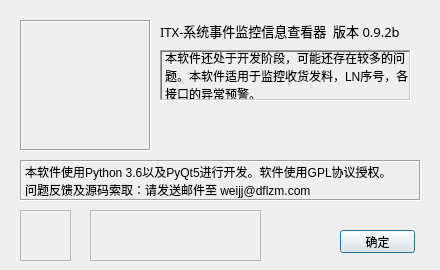
<?xml version="1.0" encoding="UTF-8"?>
<ui version="4.0">
 <class>Dialog</class>
 <widget class="QDialog" name="Dialog">
  <property name="geometry">
   <rect>
    <x>0</x>
    <y>0</y>
    <width>440</width>
    <height>270</height>
   </rect>
  </property>
  <property name="minimumSize">
   <size>
    <width>440</width>
    <height>270</height>
   </size>
  </property>
  <property name="maximumSize">
   <size>
    <width>440</width>
    <height>270</height>
   </size>
  </property>
  <property name="windowTitle">
   <string>关于本软件</string>
  </property>
  <widget class="QLabel" name="label">
   <property name="geometry">
    <rect>
     <x>20</x>
     <y>20</y>
     <width>131</width>
     <height>131</height>
    </rect>
   </property>
   <property name="frameShape">
    <enum>QFrame::Box</enum>
   </property>
   <property name="frameShadow">
    <enum>QFrame::Sunken</enum>
   </property>
   <property name="text">
    <string/>
   </property>
   <property name="pixmap">
    <pixmap resource="aboutRcc.qrc">:/pic/image/about2.jpg</pixmap>
   </property>
   <property name="scaledContents">
    <bool>true</bool>
   </property>
  </widget>
  <widget class="QLabel" name="label_2">
   <property name="geometry">
    <rect>
     <x>160</x>
     <y>20</y>
     <width>271</width>
     <height>21</height>
    </rect>
   </property>
   <property name="font">
    <font>
     <family>微软雅黑</family>
     <pointsize>10</pointsize>
    </font>
   </property>
   <property name="text">
    <string>ITX-系统事件监控信息查看器  版本 0.9.2b</string>
   </property>
  </widget>
  <widget class="QLabel" name="label_3">
   <property name="geometry">
    <rect>
     <x>20</x>
     <y>160</y>
     <width>401</width>
     <height>41</height>
    </rect>
   </property>
   <property name="frameShape">
    <enum>QFrame::Box</enum>
   </property>
   <property name="frameShadow">
    <enum>QFrame::Sunken</enum>
   </property>
   <property name="text">
    <string>本软件使用Python 3.6以及PyQt5进行开发。软件使用GPL协议授权。              问题反馈及源码索取：请发送邮件至 weijj@dflzm.com</string>
   </property>
   <property name="scaledContents">
    <bool>true</bool>
   </property>
   <property name="wordWrap">
    <bool>true</bool>
   </property>
  </widget>
  <widget class="QLabel" name="label_4">
   <property name="geometry">
    <rect>
     <x>20</x>
     <y>210</y>
     <width>51</width>
     <height>51</height>
    </rect>
   </property>
   <property name="frameShape">
    <enum>QFrame::StyledPanel</enum>
   </property>
   <property name="text">
    <string/>
   </property>
   <property name="pixmap">
    <pixmap resource="aboutRcc.qrc">:/pic/image/about1.jpg</pixmap>
   </property>
   <property name="scaledContents">
    <bool>true</bool>
   </property>
  </widget>
  <widget class="QPushButton" name="pushButton">
   <property name="geometry">
    <rect>
     <x>340</x>
     <y>230</y>
     <width>75</width>
     <height>23</height>
    </rect>
   </property>
   <property name="text">
    <string>确定</string>
   </property>
  </widget>
  <widget class="QLabel" name="label_5">
   <property name="geometry">
    <rect>
     <x>90</x>
     <y>210</y>
     <width>171</width>
     <height>51</height>
    </rect>
   </property>
   <property name="frameShape">
    <enum>QFrame::StyledPanel</enum>
   </property>
   <property name="text">
    <string/>
   </property>
   <property name="pixmap">
    <pixmap resource="aboutRcc.qrc">:/pic/image/公司LOGO-透明.png</pixmap>
   </property>
   <property name="scaledContents">
    <bool>true</bool>
   </property>
  </widget>
  <widget class="QLabel" name="label_6">
   <property name="geometry">
    <rect>
     <x>160</x>
     <y>50</y>
     <width>251</width>
     <height>51</height>
    </rect>
   </property>
   <property name="frameShape">
    <enum>QFrame::WinPanel</enum>
   </property>
   <property name="frameShadow">
    <enum>QFrame::Sunken</enum>
   </property>
   <property name="text">
    <string>本软件还处于开发阶段，可能还存在较多的问题。本软件适用于监控收货发料，LN序号，各接口的异常预警。</string>
   </property>
   <property name="wordWrap">
    <bool>true</bool>
   </property>
  </widget>
 </widget>
 <resources>
  <include location="aboutRcc.qrc"/>
 </resources>
 <connections>
  <connection>
   <sender>pushButton</sender>
   <signal>clicked()</signal>
   <receiver>Dialog</receiver>
   <slot>close()</slot>
   <hints>
    <hint type="sourcelabel">
     <x>413</x>
     <y>291</y>
    </hint>
    <hint type="destinationlabel">
     <x>322</x>
     <y>288</y>
    </hint>
   </hints>
  </connection>
 </connections>
</ui>
